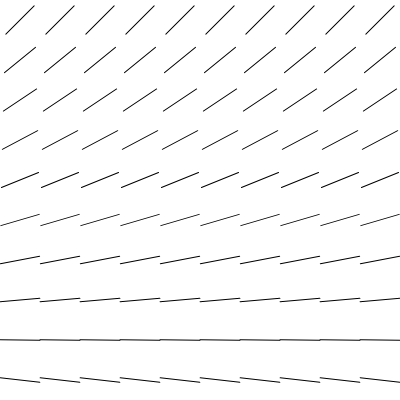
Frame 1 (no input)
Frame 60 (no input): identical to frame 1, image omitted
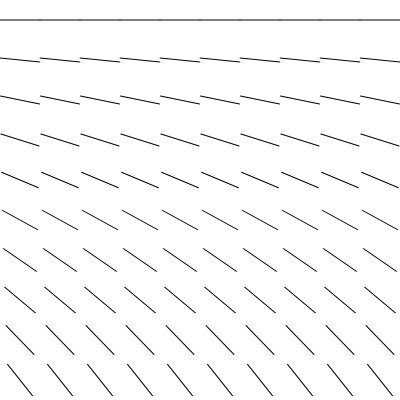
Frame 120 (the mouse pressed at the canvas centre since frame 60)

The p5.js sketch that drew these frames (run headless with seeded random() and noise() and a simulated clock; from frame 60 on, the mouse is pressed at the canvas centre):

// p5.js sketch
// ── sketch.js
function setup() {
  createCanvas(400, 400);
  stroke(0);
}

function draw() {
  background(255);

  let cols = 10;
  let rows = 10;
  let cellSize = width / cols;

  // map mouse to angle
  let angle = map(mouseX, 0, width, -PI / 4, PI / 4);

  for (let i = 0; i < cols; i++) {
    for (let j = 0; j < rows; j++) {
      let x = i * cellSize + cellSize / 2;
      let y = j * cellSize + cellSize / 2;

      push();
      translate(x, y);
      rotate(angle + (j * 0.1)); // slight variation by row
      line(-cellSize / 2, 0, cellSize / 2, 0);
      pop();
    }
  }
}
